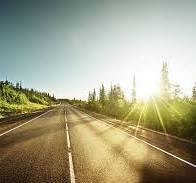
#> input picture yol_resmi.jpg, 196 x 183 px
$ python goruntuaktarma.py
#> lines starting #> are read from the running program, lines starting #| are printed output that depends on the picture
import cv2


#içe aktarma

img=cv2.imread("yol_resmi.jpg",0)#0 grayscale olarak aktarmamızı sagliyor
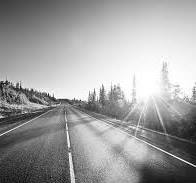
#> img: shape (183, 196); min 0, max 255, mean 160
cv2.imshow("ilk resim",img)


k=cv2.waitKey(0) &0xFF
#> (key Esc is pressed here)

if k==32:
    cv2.destroyAllWindows()
elif k==ord("s"):
    cv2.imwrite("gray_yol.png", img)
    cv2.destroyAllWindows()
